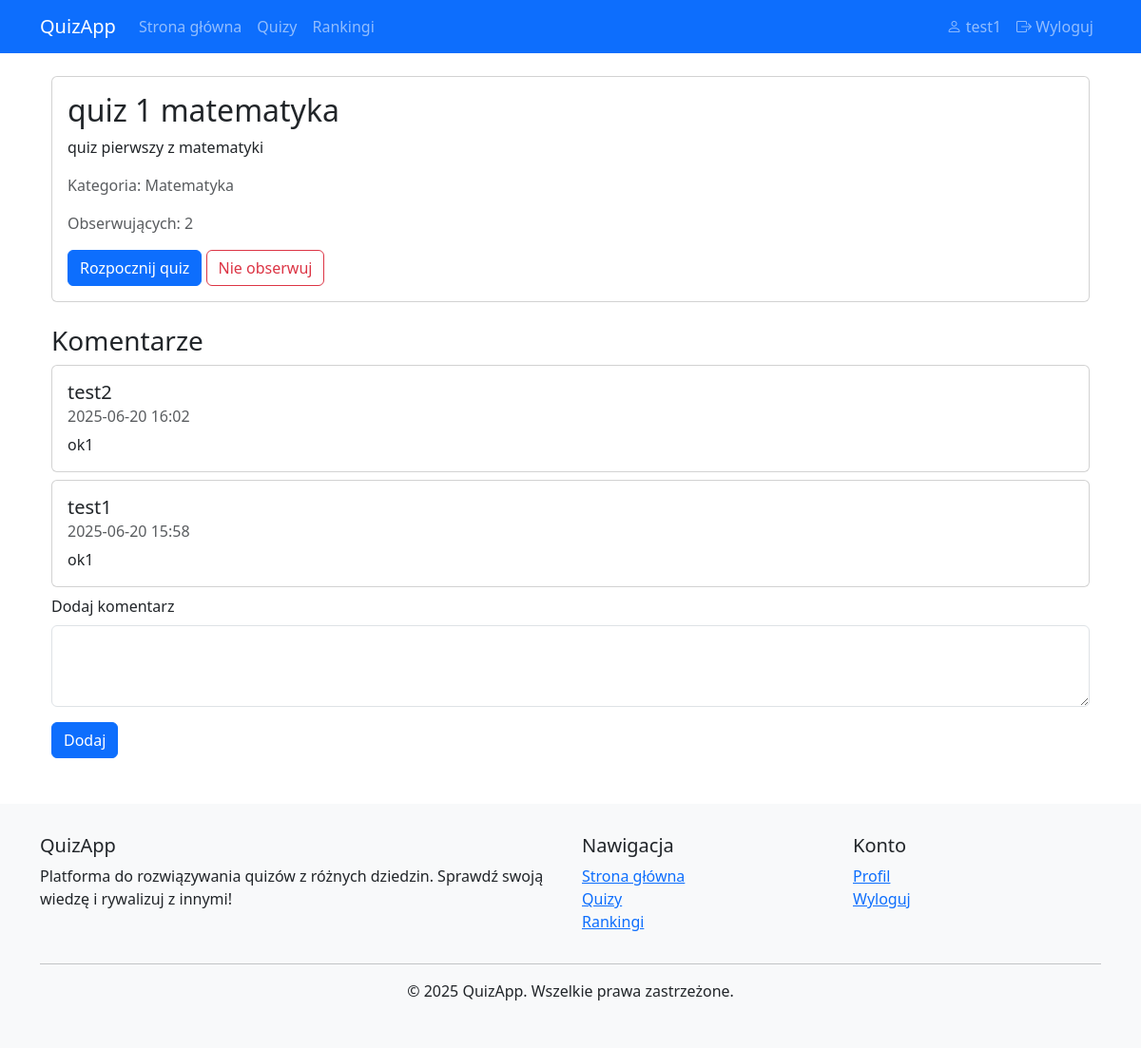
Screenshot of /quiz/1 (signed in) with the database file from the repository.
### app.py (models this page shows)
class User(UserMixin, db.Model):
    id = db.Column(db.Integer, primary_key=True)
    username = db.Column(db.String(100), unique=True, nullable=False)
    password = db.Column(db.String(200), nullable=False)
    role = db.Column(db.String(20), default='user')
    date_created = db.Column(db.DateTime, default=datetime.utcnow)
    quiz_attempts = db.relationship('QuizAttempt', backref='user', lazy=True)
    comments = db.relationship('Comment', backref='user', lazy=True)
    followed_quizzes = db.relationship(
        'Quiz',
        secondary='quiz_followers',
        backref=db.backref('followers', lazy='dynamic'),
        lazy='dynamic'
    )

class Quiz(db.Model):
    id = db.Column(db.Integer, primary_key=True)
    title = db.Column(db.String(200), nullable=False)
    description = db.Column(db.Text)
    category_id = db.Column(db.Integer, db.ForeignKey('category.id'), nullable=False)
    questions = db.relationship('Question', backref='quiz', lazy=True)
    comments = db.relationship('Comment', backref='quiz', lazy=True)

class Category(db.Model):
    id = db.Column(db.Integer, primary_key=True)
    name = db.Column(db.String(100), unique=True, nullable=False)
    description = db.Column(db.Text)
    quizzes = db.relationship('Quiz', backref='category', lazy=True)

class Comment(db.Model):
    id = db.Column(db.Integer, primary_key=True)
    content = db.Column(db.Text, nullable=False)
    user_id = db.Column(db.Integer, db.ForeignKey('user.id'), nullable=False)
    quiz_id = db.Column(db.Integer, db.ForeignKey('quiz.id'), nullable=False)
    timestamp = db.Column(db.DateTime, default=datetime.utcnow)

### app.py (the view)
@app.route('/quiz/<int:quiz_id>')
@login_required
def quiz_detail(quiz_id):
    quiz = Quiz.query.get_or_404(quiz_id)
    comments = Comment.query.filter_by(quiz_id=quiz_id).order_by(Comment.timestamp.desc()).all()
    return render_template('user/quiz_detail.html', quiz=quiz, comments=comments)

### app.py (called while the page is built)
@login_manager.user_loader
def load_user(user_id):
    return User.query.get(int(user_id))

### templates/user/quiz_detail.html (shortened to what this page needs)
{% extends "base.html" %}
{% block content %}
<div class="container">
    <div class="card mb-4">
        <div class="card-body">
            <h2 class="card-title">{{ quiz.title }}</h2>
            <p class="card-text">{{ quiz.description }}</p>
            <p class="text-muted">Kategoria: {{ quiz.category.name }}</p>
            <p class="text-muted">Obserwujących: {{ quiz.followers.count() }}</p>
            <a href="{{ url_for('play_quiz', quiz_id=quiz.id) }}" class="btn btn-primary">Rozpocznij quiz</a>
            {% if current_user.is_authenticated %}
                {% if quiz in current_user.followed_quizzes %}
                <form action="{{ url_for('unfollow_quiz', quiz_id=quiz.id) }}" method="post" style="display:inline;">
                    <button type="submit" class="btn btn-outline-danger">Nie obserwuj</button>
                </form>
                {% else %}
                <form action="{{ url_for('follow_quiz', quiz_id=quiz.id) }}" method="post" style="display:inline;">
                    <button type="submit" class="btn btn-outline-success">Obserwuj</button>
                </form>
                {% endif %}
            {% endif %}
        </div>
    </div>
    <h3>Komentarze</h3>
    {% for comment in comments %}
    <div class="card mb-2">
        <div class="card-body">
            <h5 class="card-title">{{ comment.user.username }}</h5>
            <h6 class="card-subtitle mb-2 text-muted">{{ comment.timestamp.strftime('%Y-%m-%d %H:%M') }}</h6>
            <p class="card-text">{{ comment.content }}</p>
        </div>
    </div>
    {% endfor %}
    <form method="POST" action="{{ url_for('add_comment', quiz_id=quiz.id) }}">
        <div class="mb-3">
            <label for="content" class="form-label">Dodaj komentarz</label>
            <textarea class="form-control" id="content" name="content" rows="3" required></textarea>
        </div>
        <button type="submit" class="btn btn-primary">Dodaj</button>
    </form>
</div>
{% endblock %}

### templates/base.html (shortened to what this page needs)
<!DOCTYPE html>
<html lang="pl">
<head>
    <link href="https://cdn.jsdelivr.net/npm/bootstrap@5.3.0/dist/css/bootstrap.min.css" rel="stylesheet">
    <link rel="stylesheet" href="https://cdn.jsdelivr.net/npm/bootstrap-icons@1.10.0/font/bootstrap-icons.css">
</head>
<body>
    <nav class="navbar navbar-expand-lg navbar-dark bg-primary">
        <div class="container">
            <a class="navbar-brand" href="{{ url_for('home') }}">QuizApp</a>
            <div class="collapse navbar-collapse" id="navbarNav">
                <ul class="navbar-nav me-auto">
                    <li class="nav-item">
                        <a class="nav-link" href="{{ url_for('home') }}">Strona główna</a>
                    </li>
                    <li class="nav-item">
                        <a class="nav-link" href="{{ url_for('browse_quizzes') }}">Quizy</a>
                    </li>
                    <li class="nav-item">
                        <a class="nav-link" href="{{ url_for('rankings') }}">Rankingi</a>
                    </li>
                </ul>
                <ul class="navbar-nav">
                    {% if current_user.is_authenticated %}
                        <li class="nav-item">
                            <a class="nav-link" href="{{ url_for('user_profile') }}">
                                <i class="bi bi-person"></i> {{ current_user.username }}
                            </a>
                        </li>
                        <li class="nav-item">
                            <a class="nav-link" href="{{ url_for('logout') }}">
                                <i class="bi bi-box-arrow-right"></i> Wyloguj
                            </a>
                        </li>
                    {% endif %}
                </ul>
            </div>
        </div>
    </nav>
    <div class="container mt-4">
        {% block content %}{% endblock %}
    </div>
    <footer class="mt-5">
        <div class="container">
            <div class="row">
                <div class="col-md-6">
                    <h5>QuizApp</h5>
                    <p>Platforma do rozwiązywania quizów z różnych dziedzin. Sprawdź swoją wiedzę i rywalizuj z innymi!</p>
                </div>
                <div class="col-md-3">
                    <h5>Nawigacja</h5>
                    <ul class="list-unstyled">
                        <li><a href="{{ url_for('home') }}">Strona główna</a></li>
                        <li><a href="{{ url_for('browse_quizzes') }}">Quizy</a></li>
                        <li><a href="{{ url_for('rankings') }}">Rankingi</a></li>
                    </ul>
                </div>
                <div class="col-md-3">
                    <h5>Konto</h5>
                    <ul class="list-unstyled">
                        {% if current_user.is_authenticated %}
                            <li><a href="{{ url_for('user_profile') }}">Profil</a></li>
                            <li><a href="{{ url_for('logout') }}">Wyloguj</a></li>
                        {% else %}
                            <li><a href="{{ url_for('login') }}">Zaloguj</a></li>
                            <li><a href="{{ url_for('register') }}">Rejestracja</a></li>
                        {% endif %}
                    </ul>
                </div>
            </div>
            <hr>
            <div class="text-center">
                <p>&copy; 2025 QuizApp. Wszelkie prawa zastrzeżone.</p>
            </div>
        </div>
    </footer>
</body>
</html>

### templates/base.html (style rules this page uses)
footer { background-color: #f8f9fa; padding: 2rem 0; margin-top: 2rem; }

### rows the page displays
User: username "test1"
Quiz: title "quiz 1 matematyka", description "quiz pierwszy z matematyki"
Category: category.name "Matematyka"
Comment: user.username "test2", timestamp "2025-06-20 16:02", content "ok1"
Comment: user.username "test1", timestamp "2025-06-20 15:58", content "ok1"

### other values shown
{{ quiz.followers.count() }} "2"
